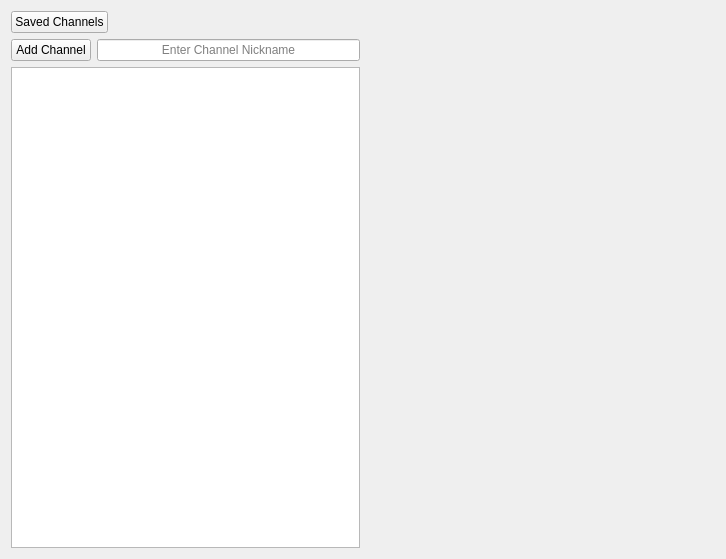
<?xml version="1.0" encoding="UTF-8"?>
<ui version="4.0">
 <class>MainWindow</class>
 <widget class="QMainWindow" name="MainWindow">
  <property name="geometry">
   <rect>
    <x>0</x>
    <y>0</y>
    <width>726</width>
    <height>559</height>
   </rect>
  </property>
  <property name="windowTitle">
   <string>MainWindow</string>
  </property>
  <widget class="QWidget" name="centralWidget">
   <property name="sizePolicy">
    <sizepolicy hsizetype="Expanding" vsizetype="Expanding">
     <horstretch>0</horstretch>
     <verstretch>0</verstretch>
    </sizepolicy>
   </property>
   <property name="minimumSize">
    <size>
     <width>0</width>
     <height>0</height>
    </size>
   </property>
   <layout class="QVBoxLayout" name="verticalLayout_2">
    <item>
     <layout class="QHBoxLayout" name="horizontalLayout">
      <property name="spacing">
       <number>0</number>
      </property>
      <property name="topMargin">
       <number>0</number>
      </property>
      <item>
       <widget class="QPushButton" name="subscriptionsButton">
        <property name="enabled">
         <bool>true</bool>
        </property>
        <property name="sizePolicy">
         <sizepolicy hsizetype="Maximum" vsizetype="Maximum">
          <horstretch>0</horstretch>
          <verstretch>0</verstretch>
         </sizepolicy>
        </property>
        <property name="text">
         <string>Saved Channels</string>
        </property>
       </widget>
      </item>
      <item>
       <spacer name="horizontalSpacer">
        <property name="orientation">
         <enum>Qt::Horizontal</enum>
        </property>
        <property name="sizeHint" stdset="0">
         <size>
          <width>40</width>
          <height>20</height>
         </size>
        </property>
       </spacer>
      </item>
     </layout>
    </item>
    <item>
     <layout class="QHBoxLayout" name="horizontalLayout_2">
      <property name="leftMargin">
       <number>0</number>
      </property>
      <property name="topMargin">
       <number>0</number>
      </property>
      <item>
       <layout class="QVBoxLayout" name="verticalLayout_3">
        <property name="rightMargin">
         <number>0</number>
        </property>
        <item>
         <layout class="QHBoxLayout" name="horizontalLayout_3">
          <property name="topMargin">
           <number>0</number>
          </property>
          <item>
           <widget class="QPushButton" name="addChannelButton">
            <property name="text">
             <string>Add Channel</string>
            </property>
           </widget>
          </item>
          <item>
           <widget class="QLineEdit" name="addChannelInput">
            <property name="alignment">
             <set>Qt::AlignCenter</set>
            </property>
            <property name="placeholderText">
             <string>Enter Channel Nickname</string>
            </property>
           </widget>
          </item>
         </layout>
        </item>
        <item>
         <widget class="QListWidget" name="channelList"/>
        </item>
       </layout>
      </item>
      <item>
       <widget class="QFrame" name="webviewFrame">
        <property name="sizePolicy">
         <sizepolicy hsizetype="Expanding" vsizetype="Expanding">
          <horstretch>0</horstretch>
          <verstretch>0</verstretch>
         </sizepolicy>
        </property>
        <layout class="QVBoxLayout" name="verticalLayout"/>
       </widget>
      </item>
     </layout>
    </item>
   </layout>
  </widget>
 </widget>
 <layoutdefault spacing="6" margin="11"/>
 <resources/>
 <connections/>
</ui>
